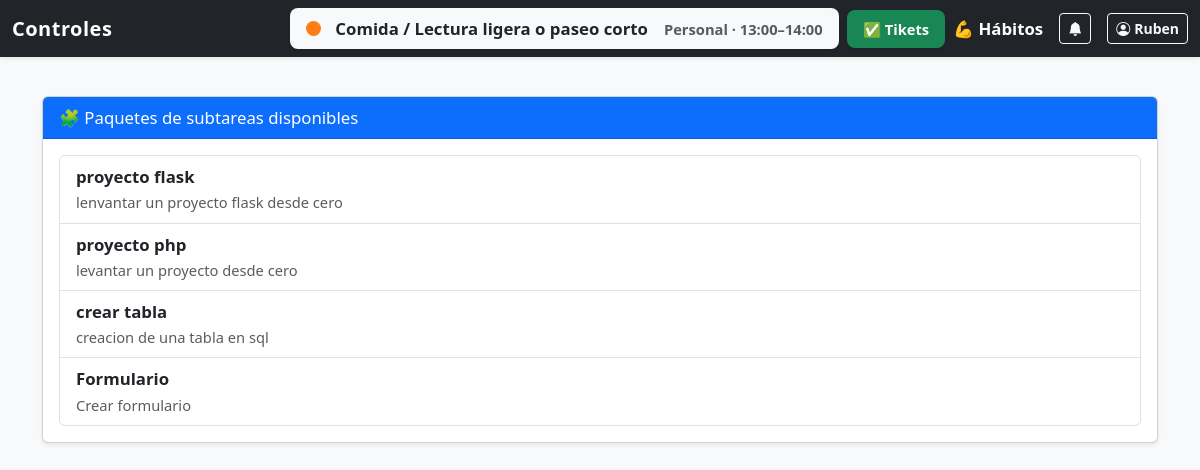
Screenshot of /paquetes_disponibles/1 (signed in) with the database file from the repository.
### tables this page shows
CREATE TABLE daily_schedule (
    id INTEGER PRIMARY KEY AUTOINCREMENT,
    username TEXT NOT NULL,
    hora_inicio TEXT NOT NULL,   -- formato 24h "HH:MM"
    hora_fin TEXT NOT NULL,
    actividad TEXT NOT NULL,
    tipo TEXT,
    fase TEXT
, notas TEXT, completado INTEGER DEFAULT 0, reflexion_dia TEXT);

CREATE TABLE paquete_subtareas (
    id INTEGER PRIMARY KEY AUTOINCREMENT,
    nombre TEXT NOT NULL,
    descripcion TEXT
, creado_por TEXT, fecha_creacion TEXT DEFAULT CURRENT_TIMESTAMP);

### routes/main_routes.py (the view)
@main_bp.route("/paquetes_disponibles/<int:project_id>")
@login_required
def paquetes_disponibles(project_id):
    db = get_db(current_app)
    cur = db.cursor()
    cur.execute("SELECT id, nombre, descripcion FROM paquete_subtareas ORDER BY id;")
    paquetes = cur.fetchall()
    return render_template("paquetes_modal.html", paquetes=paquetes, project_id=project_id)

### auth.py (called while the page is built)
def login_required(f):
    @wraps(f)
    def wrapper(*args, **kwargs):
        if 'user_id' not in session:
            flash("Debes iniciar sesión.", "warning")
            return redirect(url_for('auth.login'))
        return f(*args, **kwargs)
    return wrapper

### models/db.py (called while the page is built, shortened)
def resolve_database_path(app):
    if app and app.config.get("DATABASE"):
        return app.config["DATABASE"]

def get_db(app):
    if "db" not in g:
        db_path = resolve_database_path(app)
        os.makedirs(os.path.dirname(db_path), exist_ok=True)
        g.db = sqlite3.connect(db_path, check_same_thread=False)
        g.db.row_factory = sqlite3.Row
    return g.db

### models/personal.py (called while the page is built)
def get_current_activity(app, username):
    from datetime import datetime
    db = get_db(app)
    cur = db.cursor()
    from zoneinfo import ZoneInfo
    ahora = datetime.now(ZoneInfo("America/Monterrey")).strftime("%H:%M")
    cur.execute("""
        SELECT actividad, tipo, fase, hora_inicio, hora_fin
        FROM daily_schedule
        WHERE username = ?
          AND hora_inicio <= ?
          AND hora_fin > ?
        LIMIT 1;
    """, (username, ahora, ahora))
    row = cur.fetchone()
    if row:
        return dict(row)
    else:
        return {"actividad": "Sin actividades programadas ahora", "tipo": "", "fase": ""}

### templates/paquetes_modal.html (shortened to what this page needs)
{% extends "base.html" %}
{% block content %}
<div class="card shadow-sm mt-4">
    <div class="card-header bg-primary text-white">🧩 Paquetes de subtareas disponibles</div>
    <div class="card-body">
        <div class="list-group">
            {% for p in paquetes %}
            <a href="{{ url_for('main.crear_paquete', paquete_id=p['id'], project_id=project_id) }}"
                class="list-group-item list-group-item-action">
                <strong>{{ p['nombre'] }}</strong><br>
                <small class="text-muted">{{ p['descripcion'] }}</small>
            </a>
            {% endfor %}
        </div>
    </div>
</div>
{% endblock %}

### templates/base.html (shortened to what this page needs)
<!doctype html>
<html lang="es">
<head>
    <link href="https://cdn.jsdelivr.net/npm/bootstrap@5.3.3/dist/css/bootstrap.min.css" rel="stylesheet">
    <link rel="stylesheet" href="https://cdn.jsdelivr.net/npm/bootstrap-icons@1.10.5/font/bootstrap-icons.css">
</head>
<body>
    {% if request.endpoint != 'auth.login' %}
    <nav class="navbar navbar-dark bg-dark fixed-top shadow-sm">
        <div class="container-fluid d-flex align-items-center justify-content-between flex-nowrap">
            <a class="navbar-brand mb-0" href="{{ url_for('main.estado_general') }}">Controles</a>
            <div class="d-flex align-items-center ms-auto gap-3 flex-nowrap">
                <div class="d-none d-lg-flex align-items-center gap-2 flex-nowrap">
                    {% if current_activity %}
                    <div id="navbar-estado-desktop"
                        class="bg-light text-dark px-3 py-2 rounded-3 shadow-sm d-flex align-items-center gap-2">
                    </div>
                    {% else %}
                    <div id="navbar-estado"
                        class="bg-secondary text-white px-3 py-2 rounded-3 opacity-75 d-flex align-items-center"
                        style="font-size:0.9rem; min-width:230px;">
                        — Sin actividad —
                    </div>
                    {% endif %}
                    <div id="navbar-cierres-desktop"
                        class="bg-success text-white px-3 py-2 rounded-3 shadow-sm small fw-semibold d-flex align-items-center">
                        ✅  Tikets
                    </div>
                    <a class="nav-link text-white fw-semibold" href="{{ url_for('personal.personal_view') }}">💪
                        Hábitos</a>
                </div>
                <button class="btn btn-outline-light btn-sm position-relative flex-shrink-0" id="notifyBell"
                    title="Notificaciones">
                    <i class="bi bi-bell-fill"></i>
                </button>
                {% if session.get('user_id') %}
                <a class="btn btn-outline-light btn-sm fw-semibold d-flex align-items-center gap-1"
                    href="{{ url_for('main.ajustes') }}" title="Ajustes de usuario">
                    <i class="bi bi-person-circle"></i>
                    {{ session.get('username') }}
                </a>
                {% else %}
                <a class="btn btn-outline-light btn-sm" href="{{ url_for('auth.login') }}">Entrar</a>
                {% endif %}
            </div>
        </div>
    </nav>
    {% endif %}
    <div class="container mt-5 pt-4">
        {% block content %}{% endblock %}
    </div>
</body>
</html>

### templates/base.html (style rules this page uses)
body { background-color: #f8f9fa; font-size: 1.05rem; touch-action: manipulation; }
.navbar-brand { font-weight: 600; letter-spacing: 0.5px; }

### rows the page displays
daily_schedule: get "Ruben"
paquete_subtareas: nombre "proyecto flask", descripcion "lenvantar un proyecto flask desde cero"
paquete_subtareas: nombre "proyecto php", descripcion "levantar un proyecto desde cero"
paquete_subtareas: nombre "crear tabla", descripcion "creacion de una tabla en sql"
paquete_subtareas: nombre "Formulario", descripcion "Crear formulario"
